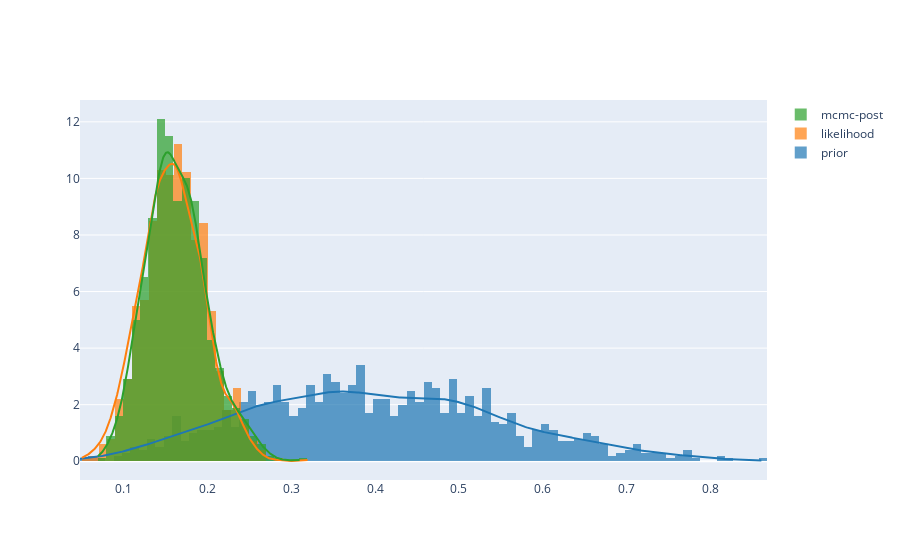

Write notebook code for a chart like this one.
### Code cell
data = mcmc.get_samples()['p'].detach().numpy()
likelihood = np.random.binomial(100, .16, 1000) / 100
ff.create_distplot([np.random.beta(4,6, 1000), likelihood, data], ['prior', 'likelihood', 'mcmc-post'], show_rug=False, bin_size=.01)

### Figure 1 — Plotly figure (JSON) as saved in the notebook; plotly's stock layout.template omitted (floating-point values rounded to 4 significant figures; data arrays with more than 128 entries replaced by an {"elided": "..."} marker saying what was removed)
{"data": [{"autobinx": false, "histnorm": "probability density", "legendgroup": "prior", "marker": {"color": "rgb(31, 119, 180)"}, "name": "prior", "opacity": 0.7, "type": "histogram", "x": {"elided": "1000 float values"}, "xaxis": "x", "xbins": {"end": 0.8627, "size": 0.01, "start": 0.04782}, "yaxis": "y"}, {"autobinx": false, "histnorm": "probability density", "legendgroup": "likelihood", "marker": {"color": "rgb(255, 127, 14)"}, "name": "likelihood", "opacity": 0.7, "type": "histogram", "x": {"elided": "1000 float values"}, "xaxis": "x", "xbins": {"end": 0.32, "size": 0.01, "start": 0.05}, "yaxis": "y"}, {"autobinx": false, "histnorm": "probability density", "legendgroup": "mcmc-post", "marker": {"color": "rgb(44, 160, 44)"}, "name": "mcmc-post", "opacity": 0.7, "type": "histogram", "x": {"elided": "1000 float values"}, "xaxis": "x", "xbins": {"end": 0.3105, "size": 0.01, "start": 0.06929}, "yaxis": "y"}, {"legendgroup": "prior", "marker": {"color": "rgb(31, 119, 180)"}, "mode": "lines", "name": "prior", "showlegend": false, "type": "scatter", "x": {"elided": "500 float values"}, "xaxis": "x", "y": {"elided": "500 float values"}, "yaxis": "y"}, {"legendgroup": "likelihood", "marker": {"color": "rgb(255, 127, 14)"}, "mode": "lines", "name": "likelihood", "showlegend": false, "type": "scatter", "x": {"elided": "500 float values"}, "xaxis": "x", "y": {"elided": "500 float values"}, "yaxis": "y"}, {"legendgroup": "mcmc-post", "marker": {"color": "rgb(44, 160, 44)"}, "mode": "lines", "name": "mcmc-post", "showlegend": false, "type": "scatter", "x": {"elided": "500 float values"}, "xaxis": "x", "y": {"elided": "500 float values"}, "yaxis": "y"}], "layout": {"barmode": "overlay", "hovermode": "closest", "legend": {"traceorder": "reversed"}, "xaxis": {"anchor": "y2", "domain": [0, 1], "zeroline": false}, "yaxis": {"anchor": "free", "domain": [0, 1], "position": 0}}}
